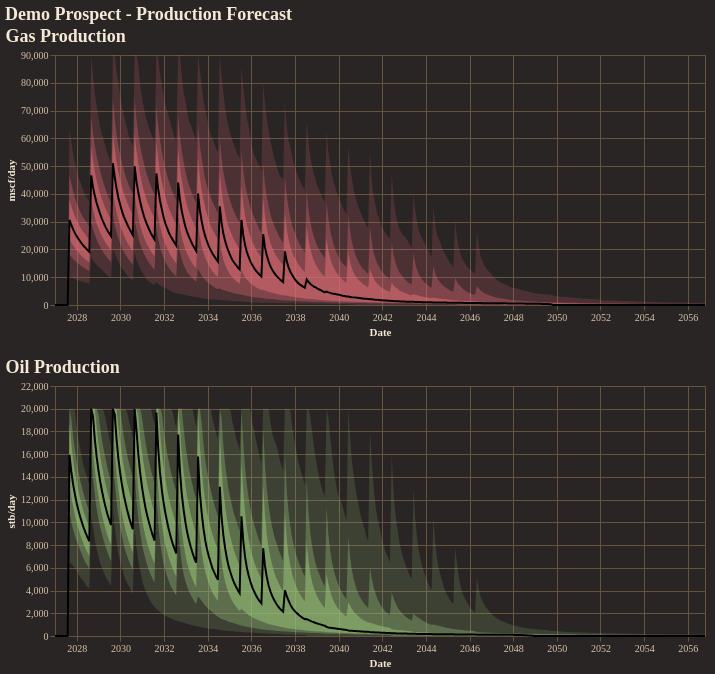

Notebook code for this chart:
### Code cell
fig = reporter.plotter.combined_production_plot(
    figsize=(650, 250),
    backend=PLOTTING_BACKEND
)
fig.show()

### Figure 1 — Vega-Lite specification as saved in the notebook (floating-point values rounded to 4 significant figures; data arrays with more than 128 entries replaced by an {"elided": "..."} marker saying what was removed)
{"config": {"background": "#292524", "view": {"fill": "#292524", "stroke": "#665340"}, "title": {"color": "#f4e9d7", "font": "Merriweather", "fontSize": 18, "fontWeight": 600, "subtitleColor": "#d5c2a6", "anchor": "start"}, "axis": {"domainColor": "#665340", "gridColor": "#665340", "tickColor": "#665340", "labelColor": "#d5c2a6", "titleColor": "#f4e9d7", "labelFont": "Merriweather", "titleFont": "Merriweather"}, "legend": {"titleColor": "#f4e9d7", "labelColor": "#d5c2a6", "labelFont": "Merriweather", "titleFont": "Merriweather", "orient": "top-right", "symbolType": "circle"}, "header": {"labelColor": "#d5c2a6", "titleColor": "#f4e9d7", "labelFont": "Merriweather", "titleFont": "Merriweather"}, "mark": {"color": "#c78d3b"}, "line": {"color": "#c78d3b"}, "bar": {"color": "#c78d3b"}, "point": {"color": "#ddb06d"}, "area": {"color": "#c78d3b", "opacity": 0.35}, "text": {"color": "#f4e9d7", "font": "Merriweather"}, "range": {"category": ["#5DA5DA", "#F28E2B", "#59C36A", "#E15759", "#B07AA1", "#4ECDC4", "#FF9DA7", "#EDC948"]}}, "vconcat": [{"layer": [{"mark": {"type": "area", "color": "rgba(224, 108, 117, 1.0)", "opacity": 0.18}, "encoding": {"tooltip": [{"field": "date", "title": "Date", "type": "temporal"}, {"field": "p01", "format": ",.2f", "title": "P01", "type": "quantitative"}, {"field": "p10", "format": ",.2f", "title": "P10", "type": "quantitative"}, {"field": "p25", "format": ",.2f", "title": "P25", "type": "quantitative"}, {"field": "p50", "format": ",.2f", "title": "P50", "type": "quantitative"}, {"field": "p75", "format": ",.2f", "title": "P75", "type": "quantitative"}, {"field": "p90", "format": ",.2f", "title": "P90", "type": "quantitative"}, {"field": "p99", "format": ",.2f", "title": "P99", "type": "quantitative"}], "x": {"field": "date", "title": "Date", "type": "temporal"}, "y": {"field": "p01", "title": "mscf/day", "type": "quantitative"}, "y2": {"field": "p99"}}}, {"mark": {"type": "area", "color": "rgba(224, 108, 117, 1.0)", "opacity": 0.35}, "encoding": {"tooltip": [{"field": "date", "title": "Date", "type": "temporal"}, {"field": "p01", "format": ",.2f", "title": "P01", "type": "quantitative"}, {"field": "p10", "format": ",.2f", "title": "P10", "type": "quantitative"}, {"field": "p25", "format": ",.2f", "title": "P25", "type": "quantitative"}, {"field": "p50", "format": ",.2f", "title": "P50", "type": "quantitative"}, {"field": "p75", "format": ",.2f", "title": "P75", "type": "quantitative"}, {"field": "p90", "format": ",.2f", "title": "P90", "type": "quantitative"}, {"field": "p99", "format": ",.2f", "title": "P99", "type": "quantitative"}], "x": {"field": "date", "title": "Date", "type": "temporal"}, "y": {"field": "p10", "title": "mscf/day", "type": "quantitative"}, "y2": {"field": "p90"}}}, {"mark": {"type": "area", "color": "rgba(224, 108, 117, 1.0)", "opacity": 0.55}, "encoding": {"tooltip": [{"field": "date", "title": "Date", "type": "temporal"}, {"field": "p01", "format": ",.2f", "title": "P01", "type": "quantitative"}, {"field": "p10", "format": ",.2f", "title": "P10", "type": "quantitative"}, {"field": "p25", "format": ",.2f", "title": "P25", "type": "quantitative"}, {"field": "p50", "format": ",.2f", "title": "P50", "type": "quantitative"}, {"field": "p75", "format": ",.2f", "title": "P75", "type": "quantitative"}, {"field": "p90", "format": ",.2f", "title": "P90", "type": "quantitative"}, {"field": "p99", "format": ",.2f", "title": "P99", "type": "quantitative"}], "x": {"field": "date", "title": "Date", "type": "temporal"}, "y": {"field": "p25", "title": "mscf/day", "type": "quantitative"}, "y2": {"field": "p75"}}}, {"mark": {"type": "line", "color": "black", "strokeWidth": 2}, "encoding": {"tooltip": [{"field": "date", "title": "Date", "type": "temporal"}, {"field": "p01", "format": ",.2f", "title": "P01", "type": "quantitative"}, {"field": "p10", "format": ",.2f", "title": "P10", "type": "quantitative"}, {"field": "p25", "format": ",.2f", "title": "P25", "type": "quantitative"}, {"field": "p50", "format": ",.2f", "title": "P50", "type": "quantitative"}, {"field": "p75", "format": ",.2f", "title": "P75", "type": "quantitative"}, {"field": "p90", "format": ",.2f", "title": "P90", "type": "quantitative"}, {"field": "p99", "format": ",.2f", "title": "P99", "type": "quantitative"}], "x": {"field": "date", "title": "Date", "type": "temporal"}, "y": {"field": "p50", "title": "mscf/day", "type": "quantitative"}}}], "data": {"name": "data-7362d8018795ab3d06cd0f7b22644388"}, "height": 250, "title": "Gas Production", "width": 650}, {"layer": [{"mark": {"type": "area", "color": "rgba(152, 195, 121, 1.0)", "opacity": 0.18}, "encoding": {"tooltip": [{"field": "date", "title": "Date", "type": "temporal"}, {"field": "p01", "format": ",.2f", "title": "P01", "type": "quantitative"}, {"field": "p10", "format": ",.2f", "title": "P10", "type": "quantitative"}, {"field": "p25", "format": ",.2f", "title": "P25", "type": "quantitative"}, {"field": "p50", "format": ",.2f", "title": "P50", "type": "quantitative"}, {"field": "p75", "format": ",.2f", "title": "P75", "type": "quantitative"}, {"field": "p90", "format": ",.2f", "title": "P90", "type": "quantitative"}, {"field": "p99", "format": ",.2f", "title": "P99", "type": "quantitative"}], "x": {"field": "date", "title": "Date", "type": "temporal"}, "y": {"field": "p01", "title": "stb/day", "type": "quantitative"}, "y2": {"field": "p99"}}}, {"mark": {"type": "area", "color": "rgba(152, 195, 121, 1.0)", "opacity": 0.35}, "encoding": {"tooltip": [{"field": "date", "title": "Date", "type": "temporal"}, {"field": "p01", "format": ",.2f", "title": "P01", "type": "quantitative"}, {"field": "p10", "format": ",.2f", "title": "P10", "type": "quantitative"}, {"field": "p25", "format": ",.2f", "title": "P25", "type": "quantitative"}, {"field": "p50", "format": ",.2f", "title": "P50", "type": "quantitative"}, {"field": "p75", "format": ",.2f", "title": "P75", "type": "quantitative"}, {"field": "p90", "format": ",.2f", "title": "P90", "type": "quantitative"}, {"field": "p99", "format": ",.2f", "title": "P99", "type": "quantitative"}], "x": {"field": "date", "title": "Date", "type": "temporal"}, "y": {"field": "p10", "title": "stb/day", "type": "quantitative"}, "y2": {"field": "p90"}}}, {"mark": {"type": "area", "color": "rgba(152, 195, 121, 1.0)", "opacity": 0.55}, "encoding": {"tooltip": [{"field": "date", "title": "Date", "type": "temporal"}, {"field": "p01", "format": ",.2f", "title": "P01", "type": "quantitative"}, {"field": "p10", "format": ",.2f", "title": "P10", "type": "quantitative"}, {"field": "p25", "format": ",.2f", "title": "P25", "type": "quantitative"}, {"field": "p50", "format": ",.2f", "title": "P50", "type": "quantitative"}, {"field": "p75", "format": ",.2f", "title": "P75", "type": "quantitative"}, {"field": "p90", "format": ",.2f", "title": "P90", "type": "quantitative"}, {"field": "p99", "format": ",.2f", "title": "P99", "type": "quantitative"}], "x": {"field": "date", "title": "Date", "type": "temporal"}, "y": {"field": "p25", "title": "stb/day", "type": "quantitative"}, "y2": {"field": "p75"}}}, {"mark": {"type": "line", "color": "black", "strokeWidth": 2}, "encoding": {"tooltip": [{"field": "date", "title": "Date", "type": "temporal"}, {"field": "p01", "format": ",.2f", "title": "P01", "type": "quantitative"}, {"field": "p10", "format": ",.2f", "title": "P10", "type": "quantitative"}, {"field": "p25", "format": ",.2f", "title": "P25", "type": "quantitative"}, {"field": "p50", "format": ",.2f", "title": "P50", "type": "quantitative"}, {"field": "p75", "format": ",.2f", "title": "P75", "type": "quantitative"}, {"field": "p90", "format": ",.2f", "title": "P90", "type": "quantitative"}, {"field": "p99", "format": ",.2f", "title": "P99", "type": "quantitative"}], "x": {"field": "date", "title": "Date", "type": "temporal"}, "y": {"field": "p50", "title": "stb/day", "type": "quantitative"}}}], "data": {"name": "data-2812231b38850cf10f5804eb59060a61"}, "height": 250, "title": "Oil Production", "width": 650}], "title": "Demo Prospect - Production Forecast", "$schema": "https://vega.github.io/schema/vega-lite/v5.20.1.json", "datasets": {"data-7362d8018795ab3d06cd0f7b22644388": {"elided": "360 records"}, "data-2812231b38850cf10f5804eb59060a61": {"elided": "360 records"}}}
